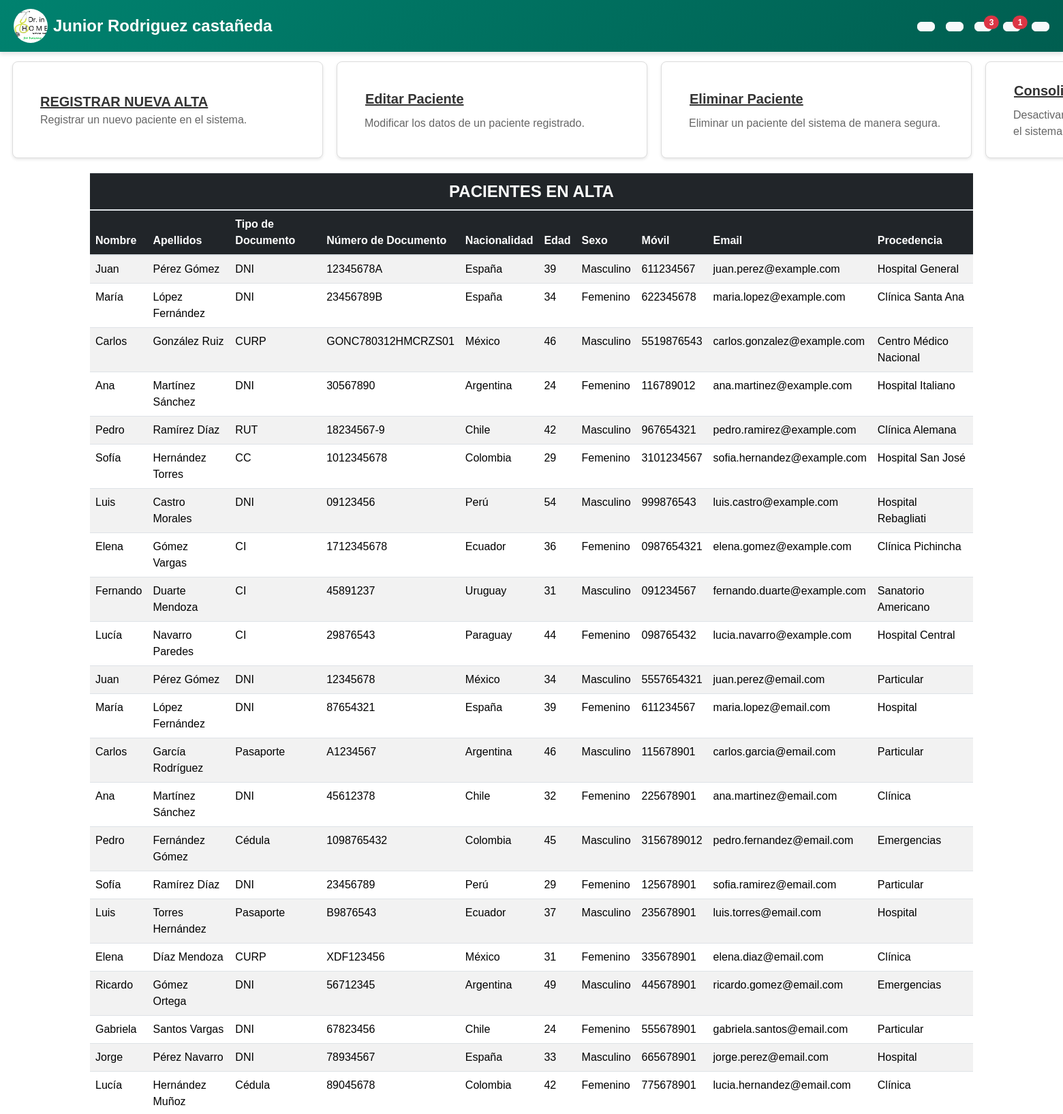
The page /Pacientes/paciente.php (upper part) on the database its author committed.
### tables this page shows
CREATE TABLE `pacientes` (
  `id` int(11) NOT NULL,
  `nombre` varchar(100) NOT NULL,
  `primer_apellido` varchar(100) NOT NULL,
  `segundo_apellido` varchar(100) DEFAULT NULL,
  `fecha_nacimiento` date DEFAULT NULL,
  `sexo` enum('Masculino','Femenino','Otro') DEFAULT NULL,
  `pais_origen` varchar(100) DEFAULT NULL,
  `provincia` varchar(100) DEFAULT NULL,
  `poblacion` varchar(100) DEFAULT NULL,
  `tipo_documento` varchar(50) DEFAULT NULL,
  `numero_documento` varchar(50) DEFAULT NULL,
  `direccion` varchar(255) DEFAULT NULL,
  `codigo_postal` varchar(10) DEFAULT NULL,
  `telefono` varchar(20) DEFAULT NULL,
  `movil` varchar(20) DEFAULT NULL,
  `email` varchar(100) DEFAULT NULL,
  `procedencia` varchar(100) DEFAULT NULL,
  `aseguradora` varchar(100) DEFAULT NULL,
  `observaciones` text DEFAULT NULL
);

### Pacientes/paciente.php (the view, shortened to what this page needs)
<?php include_once "../global/conexion.php"; ?>
<!DOCTYPE html>
<html lang="es">
<head>
    <link rel="stylesheet" href="../bootstrap/css/bootstrap.min.css">
    <link rel="stylesheet" href="../css/estilos.css">
    <link href="https://cdn.jsdelivr.net/npm/remixicon@3.5.0/fonts/remixicon.css" rel="stylesheet">
    <link href="https://cdnjs.cloudflare.com/ajax/libs/fullcalendar/3.9.0/fullcalendar.min.css" rel="stylesheet" />
    <link rel="stylesheet" href="https://maxcdn.bootstrapcdn.com/bootstrap/4.0.0/css/bootstrap.min.css" />
    <link href="https://unpkg.com/tabulator-tables@5.5.2/dist/css/tabulator.min.css" rel="stylesheet">
    <link rel="stylesheet" href="https://cdn.datatables.net/2.0.7/css/dataTables.dataTables.min.css">
</head>
<body>
    <?php include_once "../global/navbar.php" ?>
    <br><br><br>
    <div class="row mx-auto p-2" style="width: 120rem;">
        <div class="col-md-3 p-0">
            <div class="card custom-card h-100">
                <div class="card-body d-flex align-items-center">
                    <div>
                        <a class="card-title" href="../Pacientes/agregar.php">REGISTRAR NUEVA ALTA</a>
                        <p class="card-text">Registrar un nuevo paciente en el sistema.</p>
                    </div>
                </div>
            </div>
        </div>
        <div class="col-md-3 p-0">
            <div class="card custom-card h-100">
                <div class="card-body d-flex align-items-center">
                    <div>
                        <button class="card-title btn btn-link p-0" data-bs-toggle="modal"
                            data-bs-target="#modalEditarPaciente">
                            Editar Paciente
                        </button>
                        <p class="card-text">Modificar los datos de un paciente registrado.</p>
                    </div>
                </div>
            </div>
        </div>
        <div class="col-md-3 p-0">
            <div class="card custom-card h-100">
                <div class="card-body d-flex align-items-center">
                    <div>
                        <button class="card-title btn btn-link p-0" data-bs-toggle="modal"
                            data-bs-target="#modalEliminarPaciente">
                            Eliminar Paciente
                        </button>
                        <p class="card-text">Eliminar un paciente del sistema de manera segura.</p>
                    </div>
                </div>
            </div>
        </div>
        <div class="col-md-3 p-0">
            <div class="card custom-card h-100">
                <div class="card-body d-flex align-items-center">
                    <div>
                        <a class="card-title btn btn-link p-0" href="../Pacientes/consolidado_pacientes.php">
                            Consolidado del paciente
                        </a>
                        <p class="card-text">Desactivar temporalmente el acceso de un paciente en el sistema.</p>
                    </div>
                </div>
            </div>
        </div>
    </div>
    <br>
    <div class="container">
        <table class="table table-striped" id="idTabla">
            <thead class="table table-dark">
                <tr>
                    <th colspan="10" class="text-center text-uppercase fs-4">PACIENTES EN ALTA</th>
                </tr>
                <tr>
                    <th>Nombre</th>
                    <th>Apellidos</th>
                    <th>Tipo de Documento</th>
                    <th>Número de Documento</th>
                    <th>Nacionalidad</th>
                    <th>Edad</th>
                    <th>Sexo</th>
                    <th>Móvil</th>
                    <th>Email</th>
                    <th>Procedencia</th>
                </tr>
            </thead>
            <tbody>
                <?php
                try {
                    $sqlPacientes = "SELECT nombre, primer_apellido, segundo_apellido, tipo_documento,
                                numero_documento, pais_origen, fecha_nacimiento, sexo, movil, email, procedencia
                                FROM pacientes";
                    $stmt = $conn->prepare($sqlPacientes);
                    $stmt->execute();
                    $pacientes = $stmt->fetchAll(PDO::FETCH_ASSOC);
                    foreach ($pacientes as $paciente) {
                        $fechaNacimiento = new DateTime($paciente['fecha_nacimiento']);
                        $hoy = new DateTime();
                        $edad = $hoy->diff($fechaNacimiento)->y;
                ?>
                <tr>
                    <td><?php echo htmlspecialchars($paciente['nombre']); ?></td>
                    <td><?php echo htmlspecialchars($paciente['primer_apellido'] . " " . $paciente['segundo_apellido']); ?>
                    </td>
                    <td><?php echo htmlspecialchars($paciente['tipo_documento']); ?></td>
                    <td><?php echo htmlspecialchars($paciente['numero_documento']); ?></td>
                    <td><?php echo htmlspecialchars($paciente['pais_origen']); ?></td>
                    <td><?php echo $edad; ?></td>
                    <td><?php echo htmlspecialchars($paciente['sexo']); ?></td>
                    <td><?php echo htmlspecialchars($paciente['movil']); ?></td>
                    <td><?php echo htmlspecialchars($paciente['email']); ?></td>
                    <td><?php echo htmlspecialchars($paciente['procedencia']); ?></td>
                </tr>
                <?php }
                } catch (PDOException $e) {
                    echo "<tr><td colspan='10' class='text-center'>Error al obtener los datos: " . $e->getMessage() . "</td></tr>";
                }
                ?>
            </tbody>
        </table>
    </div>
</body>
</html>

### css/estilos.css (style rules this page uses)
body { margin: 0; padding: 0; font-family: 'Arial', sans-serif; overflow-x: hidden; }
.custom-card { background-color: #ffffff; border: 1px solid #ddd; border-radius: 8px; box-shadow: 0 2px 4px rgba(0, 0, 0, 0.1); transition: transform 0.2s; height: 200px; margin: 10px; }
.card-title { font-size: 1.25rem; font-weight: bold; color: #333; }
.card-text { font-size: 1rem; color: #666; }

### rows shown on the page
pacientes: nombre "Juan", primer_apellido+segundo_apellido "Pérez Gómez", tipo_documento "DNI", numero_documento "12345678A", pais_origen "España", sexo "Masculino", movil "611234567", email "juan.perez@example.com", procedencia "Hospital General"
pacientes: nombre "María", primer_apellido+segundo_apellido "López Fernández", tipo_documento "DNI", numero_documento "23456789B", pais_origen "España", sexo "Femenino", movil "622345678", email "maria.lopez@example.com", procedencia "Clínica Santa Ana"
pacientes: nombre "Carlos", primer_apellido+segundo_apellido "González Ruiz", tipo_documento "CURP", numero_documento "GONC780312HMCRZS01", pais_origen "México", sexo "Masculino", movil "5519876543", email "carlos.gonzalez@example.com", procedencia "Centro Médico Nacional"
pacientes: nombre "Ana", primer_apellido+segundo_apellido "Martínez Sánchez", tipo_documento "DNI", numero_documento "30567890", pais_origen "Argentina", sexo "Femenino", movil "116789012", email "ana.martinez@example.com", procedencia "Hospital Italiano"
pacientes: nombre "Pedro", primer_apellido+segundo_apellido "Ramírez Díaz", tipo_documento "RUT", numero_documento "18234567-9", pais_origen "Chile", sexo "Masculino", movil "967654321", email "pedro.ramirez@example.com", procedencia "Clínica Alemana"
pacientes: nombre "Sofía", primer_apellido+segundo_apellido "Hernández Torres", tipo_documento "CC", numero_documento "1012345678", pais_origen "Colombia", sexo "Femenino", movil "3101234567", email "sofia.hernandez@example.com", procedencia "Hospital San José"
pacientes: nombre "Luis", primer_apellido+segundo_apellido "Castro Morales", tipo_documento "DNI", numero_documento "09123456", pais_origen "Perú", sexo "Masculino", movil "999876543", email "luis.castro@example.com", procedencia "Hospital Rebagliati"
pacientes: nombre "Elena", primer_apellido+segundo_apellido "Gómez Vargas", tipo_documento "CI", numero_documento "1712345678", pais_origen "Ecuador", sexo "Femenino", movil "0987654321", email "elena.gomez@example.com", procedencia "Clínica Pichincha"
pacientes: nombre "Fernando", primer_apellido+segundo_apellido "Duarte Mendoza", tipo_documento "CI", numero_documento "45891237", pais_origen "Uruguay", sexo "Masculino", movil "091234567", email "fernando.duarte@example.com", procedencia "Sanatorio Americano"
pacientes: nombre "Lucía", primer_apellido+segundo_apellido "Navarro Paredes", tipo_documento "CI", numero_documento "29876543", pais_origen "Paraguay", sexo "Femenino", movil "098765432", email "lucia.navarro@example.com", procedencia "Hospital Central"
pacientes: nombre "Juan", primer_apellido+segundo_apellido "Pérez Gómez", tipo_documento "DNI", numero_documento "12345678", pais_origen "México", sexo "Masculino", movil "5557654321", email "juan.perez@email.com", procedencia "Particular"
pacientes: nombre "María", primer_apellido+segundo_apellido "López Fernández", tipo_documento "DNI", numero_documento "87654321", pais_origen "España", sexo "Femenino", movil "611234567", email "maria.lopez@email.com", procedencia "Hospital"
pacientes: nombre "Carlos", primer_apellido+segundo_apellido "García Rodríguez", tipo_documento "Pasaporte", numero_documento "A1234567", pais_origen "Argentina", sexo "Masculino", movil "115678901", email "carlos.garcia@email.com", procedencia "Particular"
pacientes: nombre "Ana", primer_apellido+segundo_apellido "Martínez Sánchez", tipo_documento "DNI", numero_documento "45612378", pais_origen "Chile", sexo "Femenino", movil "225678901", email "ana.martinez@email.com", procedencia "Clínica"
pacientes: nombre "Pedro", primer_apellido+segundo_apellido "Fernández Gómez", tipo_documento "Cédula", numero_documento "1098765432", pais_origen "Colombia", sexo "Masculino", movil "3156789012", email "pedro.fernandez@email.com", procedencia "Emergencias"
pacientes: nombre "Sofía", primer_apellido+segundo_apellido "Ramírez Díaz", tipo_documento "DNI", numero_documento "23456789", pais_origen "Perú", sexo "Femenino", movil "125678901", email "sofia.ramirez@email.com", procedencia "Particular"
pacientes: nombre "Luis", primer_apellido+segundo_apellido "Torres Hernández", tipo_documento "Pasaporte", numero_documento "B9876543", pais_origen "Ecuador", sexo "Masculino", movil "235678901", email "luis.torres@email.com", procedencia "Hospital"
pacientes: nombre "Elena", primer_apellido+segundo_apellido "Díaz Mendoza", tipo_documento "CURP", numero_documento "XDF123456", pais_origen "México", sexo "Femenino", movil "335678901", email "elena.diaz@email.com", procedencia "Clínica"
pacientes: nombre "Ricardo", primer_apellido+segundo_apellido "Gómez Ortega", tipo_documento "DNI", numero_documento "56712345", pais_origen "Argentina", sexo "Masculino", movil "445678901", email "ricardo.gomez@email.com", procedencia "Emergencias"
pacientes: nombre "Gabriela", primer_apellido+segundo_apellido "Santos Vargas", tipo_documento "DNI", numero_documento "67823456", pais_origen "Chile", sexo "Femenino", movil "555678901", email "gabriela.santos@email.com", procedencia "Particular"
pacientes: nombre "Jorge", primer_apellido+segundo_apellido "Pérez Navarro", tipo_documento "DNI", numero_documento "78934567", pais_origen "España", sexo "Masculino", movil "665678901", email "jorge.perez@email.com", procedencia "Hospital"
pacientes: nombre "Lucía", primer_apellido+segundo_apellido "Hernández Muñoz", tipo_documento "Cédula", numero_documento "89045678", pais_origen "Colombia", sexo "Femenino", movil "775678901", email "lucia.hernandez@email.com", procedencia "Clínica"
